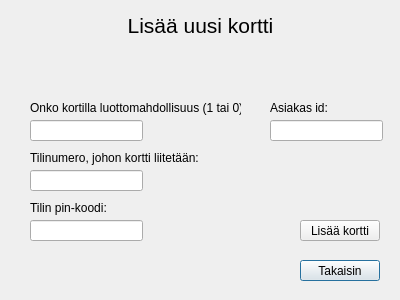
<?xml version="1.0" encoding="UTF-8"?>
<ui version="4.0">
 <class>Lisaa_Uusi_Kortti</class>
 <widget class="QDialog" name="Lisaa_Uusi_Kortti">
  <property name="geometry">
   <rect>
    <x>0</x>
    <y>0</y>
    <width>400</width>
    <height>300</height>
   </rect>
  </property>
  <property name="windowTitle">
   <string>Dialog</string>
  </property>
  <widget class="QLabel" name="label">
   <property name="geometry">
    <rect>
     <x>20</x>
     <y>10</y>
     <width>361</width>
     <height>31</height>
    </rect>
   </property>
   <property name="font">
    <font>
     <pointsize>16</pointsize>
    </font>
   </property>
   <property name="text">
    <string>Lisää uusi kortti</string>
   </property>
   <property name="alignment">
    <set>Qt::AlignCenter</set>
   </property>
  </widget>
  <widget class="QLineEdit" name="lePin">
   <property name="geometry">
    <rect>
     <x>30</x>
     <y>220</y>
     <width>113</width>
     <height>21</height>
    </rect>
   </property>
  </widget>
  <widget class="QPushButton" name="btnTakaisin">
   <property name="geometry">
    <rect>
     <x>300</x>
     <y>260</y>
     <width>80</width>
     <height>21</height>
    </rect>
   </property>
   <property name="text">
    <string>Takaisin</string>
   </property>
  </widget>
  <widget class="QPushButton" name="btnLisaaKortti">
   <property name="geometry">
    <rect>
     <x>300</x>
     <y>220</y>
     <width>80</width>
     <height>21</height>
    </rect>
   </property>
   <property name="text">
    <string>Lisää kortti</string>
   </property>
  </widget>
  <widget class="QLabel" name="label_2">
   <property name="geometry">
    <rect>
     <x>30</x>
     <y>200</y>
     <width>131</width>
     <height>16</height>
    </rect>
   </property>
   <property name="text">
    <string>Tilin pin-koodi:</string>
   </property>
  </widget>
  <widget class="QLineEdit" name="leTilinumero">
   <property name="geometry">
    <rect>
     <x>30</x>
     <y>170</y>
     <width>113</width>
     <height>21</height>
    </rect>
   </property>
  </widget>
  <widget class="QLabel" name="label_3">
   <property name="geometry">
    <rect>
     <x>30</x>
     <y>150</y>
     <width>171</width>
     <height>16</height>
    </rect>
   </property>
   <property name="text">
    <string>Tilinumero, johon kortti liitetään:</string>
   </property>
  </widget>
  <widget class="QLineEdit" name="leCredit">
   <property name="geometry">
    <rect>
     <x>30</x>
     <y>120</y>
     <width>113</width>
     <height>21</height>
    </rect>
   </property>
   <property name="text">
    <string/>
   </property>
  </widget>
  <widget class="QLabel" name="label_4">
   <property name="geometry">
    <rect>
     <x>30</x>
     <y>100</y>
     <width>211</width>
     <height>16</height>
    </rect>
   </property>
   <property name="text">
    <string>Onko kortilla luottomahdollisuus (1 tai 0)</string>
   </property>
  </widget>
  <widget class="QLabel" name="labelInfo">
   <property name="geometry">
    <rect>
     <x>200</x>
     <y>160</y>
     <width>171</width>
     <height>51</height>
    </rect>
   </property>
   <property name="font">
    <font>
     <pointsize>8</pointsize>
    </font>
   </property>
   <property name="toolTipDuration">
    <number>0</number>
   </property>
   <property name="text">
    <string/>
   </property>
   <property name="textFormat">
    <enum>Qt::PlainText</enum>
   </property>
   <property name="alignment">
    <set>Qt::AlignRight|Qt::AlignTrailing|Qt::AlignVCenter</set>
   </property>
   <property name="wordWrap">
    <bool>true</bool>
   </property>
  </widget>
  <widget class="QLineEdit" name="leIdAsiakas">
   <property name="geometry">
    <rect>
     <x>270</x>
     <y>120</y>
     <width>113</width>
     <height>21</height>
    </rect>
   </property>
  </widget>
  <widget class="QLabel" name="label_5">
   <property name="geometry">
    <rect>
     <x>270</x>
     <y>100</y>
     <width>91</width>
     <height>16</height>
    </rect>
   </property>
   <property name="text">
    <string>Asiakas id:</string>
   </property>
  </widget>
 </widget>
 <resources/>
 <connections/>
</ui>
